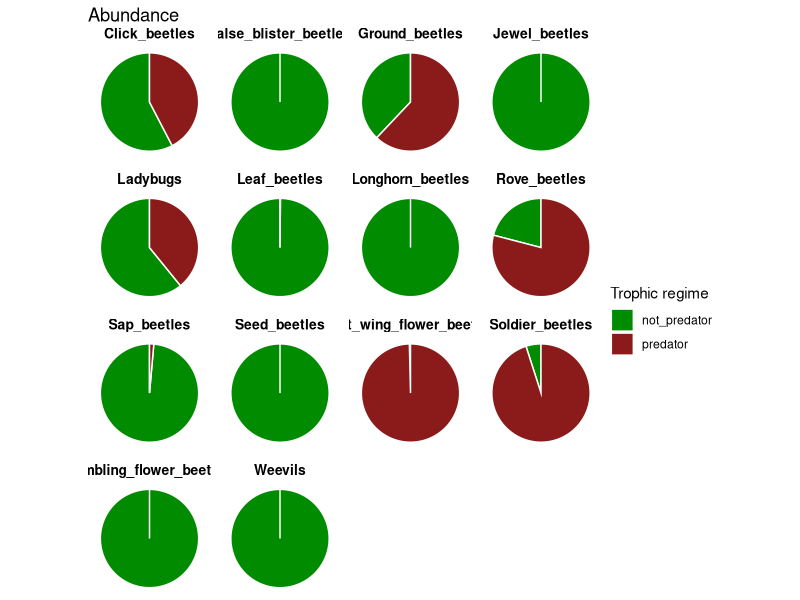
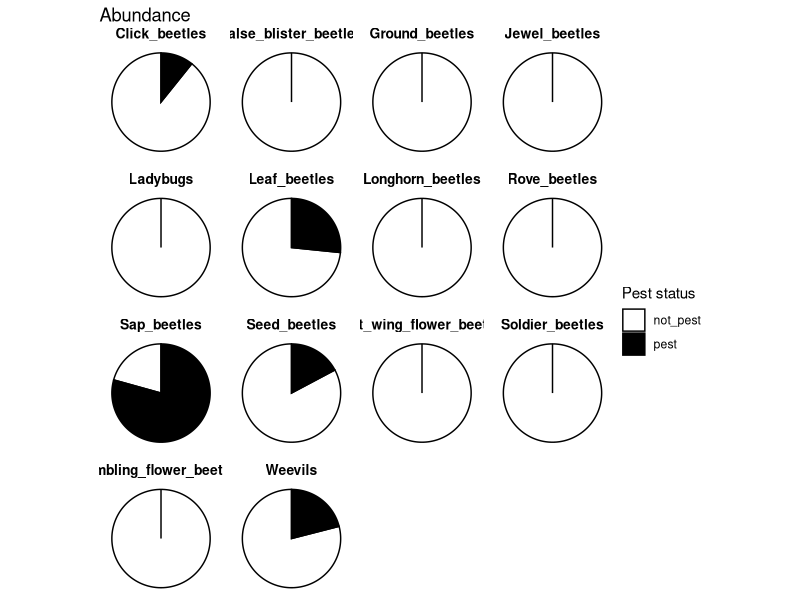
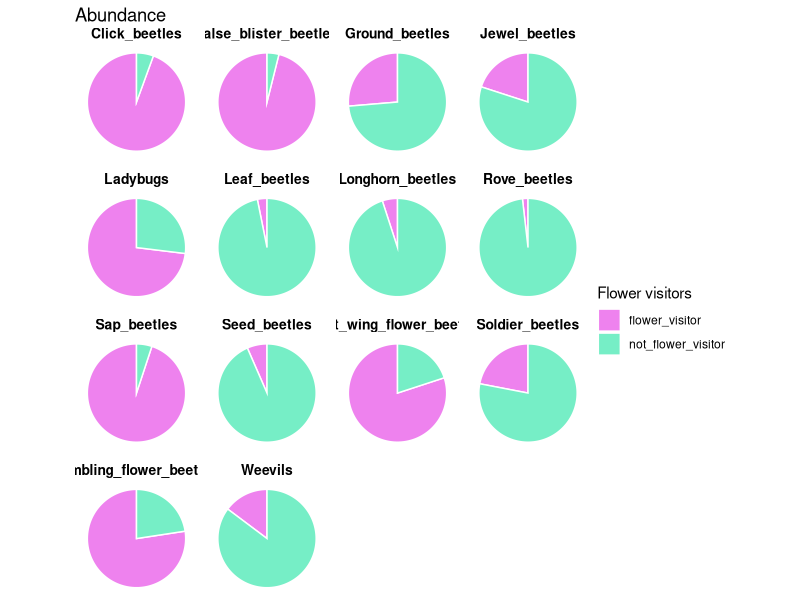
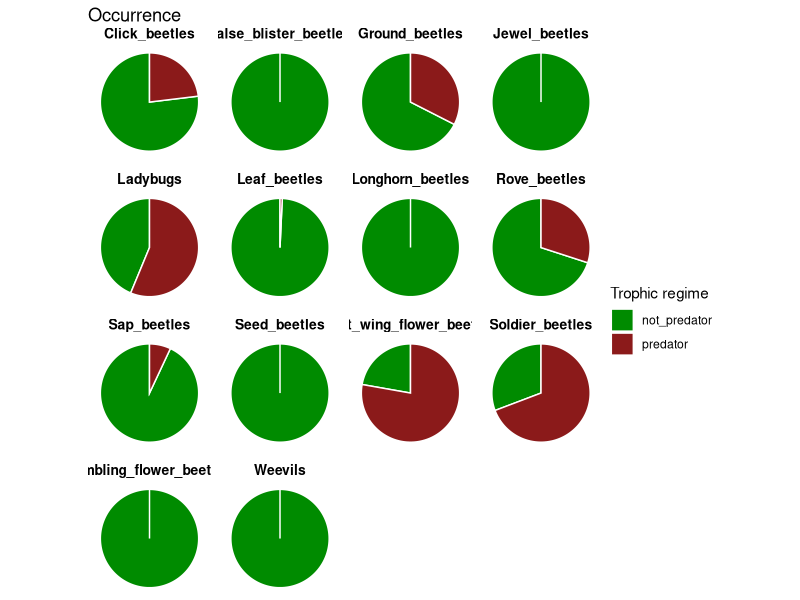
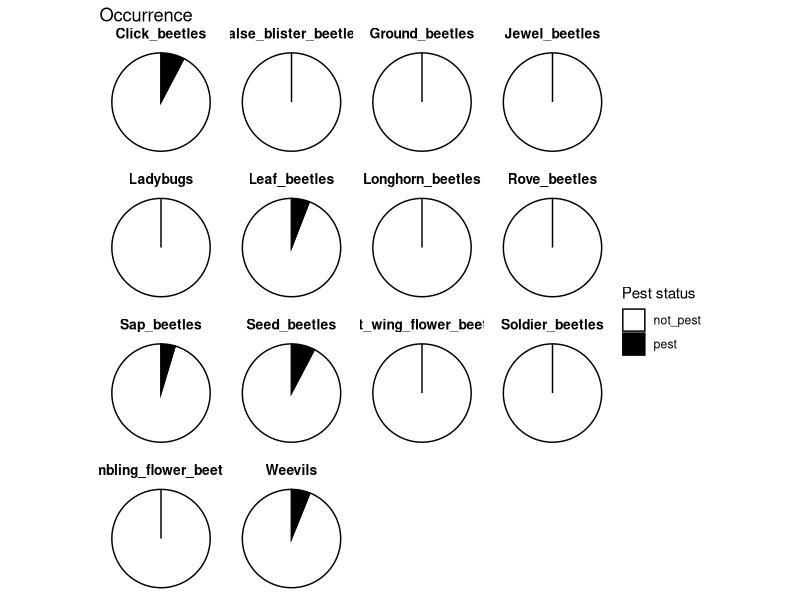
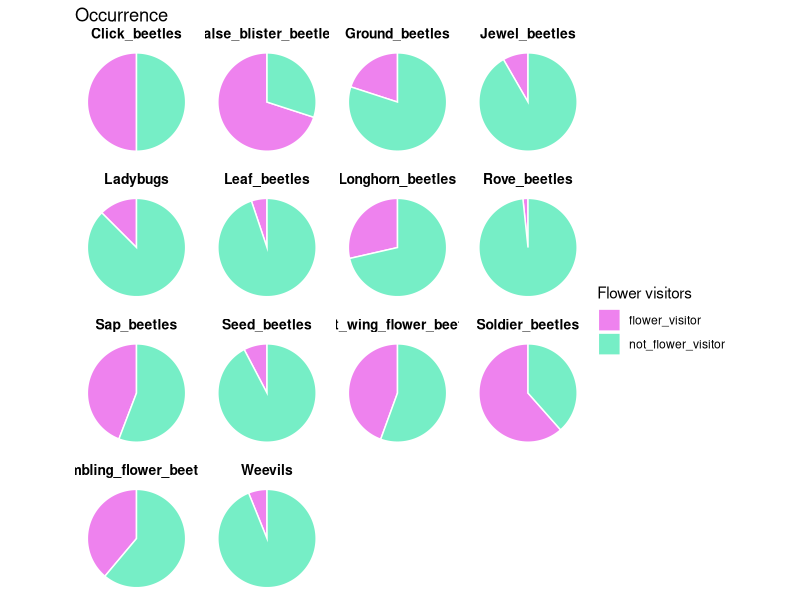

These figures' R source, in order:
## ---- chunk 1
library(tidyverse)
select <- dplyr::select

corres <- read.csv("4.traits_per_morphogroups/input/corres_species_morphogroups.csv",sep=";") %>% 
  select(species_name,corres_morphogroup) %>% 
  rename(species_coleo=species_name,
         morphog =corres_morphogroup)

ab_coleo <- read.csv("4.traits_per_morphogroups/input/ab_coleo_sp.csv") %>% 
  select(-X) %>% 
  left_join(corres) %>% 
  group_by(morphog) %>% 
  mutate(somme=sum(ab)) 
  

ab_coleo_sp <- read.csv("4.traits_per_morphogroups/input/coleo_long_format.csv")

traits <-  read.csv("4.traits_per_morphogroups/input/bdd_traits_coleo.csv",sep=";") %>% 
  select(4,24,33,44,52) %>% 
   rename(diet_imagos=Regime.alimentaire.des.imagos,
         diet_larvae=Regime.alimentaire.des.larves,
         flower_visitor=Visiteur.floral,
         pest=Ravageur)
  
## ---- chunk 2
traits_na <- traits %>% 
  mutate(diet_larvae = if_else(is.na(diet_larvae), "inconnu_diet_larvae", diet_larvae)) %>% 
  mutate(diet_larvae = if_else(diet_larvae=="", "inconnu_diet_larvae_", diet_larvae))%>% 
  mutate(diet_imagos = if_else(is.na(diet_imagos), "inconnu_diet_imagos_", diet_imagos)) %>% 
  mutate(diet_imagos = if_else(diet_imagos=="", "inconnu_diet_imagos_", diet_imagos)) %>% 
   mutate(flower_visitor = if_else(is.na(flower_visitor), "Non", flower_visitor)) %>% 
  mutate(flower_visitor = if_else(flower_visitor=="", "Non", flower_visitor)) %>% 
  mutate(pest = if_else(is.na(pest), "Non", pest)) %>% 
  mutate(pest = if_else(pest=="", "Non", pest)) 
## ---- chunk 3
traits_clean <- traits_na %>% 
    mutate(diet_larvae = 
             ifelse(diet_larvae=="Zoophage"|diet_larvae=="Omnivore","predator",
              ifelse(diet_larvae=="inconnu_diet_larvae","NA",
              ifelse(diet_larvae=="Parasite","parasite","phytophage")))) %>% 
    mutate(diet_imagos =   ifelse(diet_imagos=="Zoophage"|diet_imagos=="Omnivore","predator",
              ifelse(diet_imagos=="inconnu_diet_larvae","NA","phytophage"))) %>% 
  mutate(predator = 
           ifelse(diet_imagos=="predator"|diet_larvae=="predator","predator","not_predator")) %>% 
  mutate(flower_visitor = ifelse(flower_visitor=="Non","not_flower_visitor","flower_visitor")) %>%
    mutate(pest = ifelse(pest=="Ravageur objet de lutte","pest","not_pest")) %>% 
  select(species_coleo,predator,pest,flower_visitor)
## ---- chunk 4
fam <-  read.csv("4.traits_per_morphogroups/input/corres_species_morphogroups.csv",sep=";") %>% 
  select(species_name,family) %>% 
  rename(species_coleo=species_name)

divers_petits <- read.csv("4.traits_per_morphogroups/input/ab_coleo_sp.csv") %>%
  select(-X) %>% 
  left_join(corres) %>% 
  group_by(morphog) %>% 
  mutate(somme=sum(ab)) %>% 
  filter(somme==6263) %>% 
  left_join(fam) %>% 
  group_by(family) %>% 
  summarise(somme_fam = sum(ab)) %>% 
  ungroup() %>% 
  mutate(somme_tot=6263,
         pourc_fam = somme_fam/ somme_tot) 
## ---- chunk 5
ab_data <- ab_coleo %>% 
  left_join(corres) %>% 
  left_join(traits_clean)%>% 
  mutate(morphog= recode(morphog,
                         "Bruches" = "Seed_beetles",
                         "Buprestes"="Jewel_beetles",
                         "Cantharides"="Soldier_beetles",
                         "Carabiques"="Ground_beetles",
                         "Charancons"="Weevils",
                         "Chrysomeles"="Leaf_beetles",
                         "Coccinelles"="Ladybugs",                      "Divers-_Petits_coleopteres_avec_antennes_en_massues" ="Sap_beetles",
                         "Elaterides"="Click_beetles",
                         "Longicornes"="Longhorn_beetles",
                         "Malachites"="Soft_wing_flower_beetles",
                         "Mordelles"="Tumbling_flower_beetles",
                         "Oedemerides"="False_blister_beetles",
                         "Staphylins"="Rove_beetles"
                         )
         )%>% 
  filter(morphog!="Divers")

occ_data <- ab_coleo %>% 
  mutate(occ = 1) %>% 
  select(-ab) %>% 
  left_join(corres) %>% 
  left_join(traits_clean) %>% 
  mutate(morphog= recode(morphog,
                         "Bruches" = "Seed_beetles",
                         "Buprestes"="Jewel_beetles",
                         "Cantharides"="Soldier_beetles",
                         "Carabiques"="Ground_beetles",
                         "Charancons"="Weevils",
                         "Chrysomeles"="Leaf_beetles",
                         "Coccinelles"="Ladybugs",                      "Divers-_Petits_coleopteres_avec_antennes_en_massues" ="Sap_beetles",
                         "Elaterides"="Click_beetles",
                         "Longicornes"="Longhorn_beetles",
                         "Malachites"="Soft_wing_flower_beetles",
                         "Mordelles"="Tumbling_flower_beetles",
                         "Oedemerides"="False_blister_beetles",
                         "Staphylins"="Rove_beetles"
                         )
         )%>% 
  filter(morphog!="Divers")
## ---- chunk 6
predator_ab <- ab_data %>% 
  group_by(morphog,predator) %>% 
  summarise(ab_groups=sum(ab)) %>% 
  drop_na()   %>% 
  mutate(
    total_ab = sum(ab_groups),
    pct = ab_groups / total_ab * 100)


morphog_pred <-  predator_ab %>% 
  select(-ab_groups,-total_ab) %>% 
  pivot_wider(names_from = predator,
              values_from = pct,
              values_fill = 0)
    
## ---- chunk 7
pest_ab <- ab_data %>% 
  group_by(morphog,pest) %>% 
  summarise(ab_groups=sum(ab)) %>% 
  drop_na() %>% 
  mutate(
    total_ab = sum(ab_groups),
    pct = ab_groups / total_ab * 100
  )

morphog_pest <-  pest_ab %>% 
  select(-ab_groups,-total_ab) %>% 
  pivot_wider(names_from = pest,
              values_from = pct,
              values_fill = 0)
## ---- chunk 8
flovis_ab <- ab_data %>% 
  group_by(morphog,flower_visitor) %>% 
  summarise(ab_groups=sum(ab)) %>% 
  drop_na()%>% 
  mutate(
    total_ab = sum(ab_groups),
    pct = ab_groups / total_ab * 100
  )

morphog_flovis <-  flovis_ab %>% 
  select(-ab_groups,-total_ab) %>% 
  pivot_wider(names_from = flower_visitor,
              values_from = pct,
              values_fill = 0)
## ---- chunk 9
predator_occ <- occ_data %>% 
  group_by(morphog,predator) %>% 
  summarise(ab_groups=sum(occ)) %>% 
  drop_na()%>% 
  mutate(
    total_ab = sum(ab_groups),
    pct = ab_groups / total_ab * 100
  )
## ---- chunk 10
pest_occ <- occ_data %>% 
  group_by(morphog,pest) %>% 
  summarise(ab_groups=sum(occ)) %>% 
  drop_na()%>% 
  mutate(
    total_ab = sum(ab_groups),
    pct = ab_groups / total_ab * 100
  )
## ---- chunk 11
flovis_occ <- occ_data %>% 
  group_by(morphog,flower_visitor) %>% 
  summarise(ab_groups=sum(occ)) %>% 
  drop_na() %>% 
  mutate(
    total_ab = sum(ab_groups),
    pct = ab_groups / total_ab * 100
  )
## ---- chunk 12
ggplot(predator_ab, aes(x = "", y = pct, fill = predator)) +
  scale_fill_manual(values=c("green4","firebrick4"))+
  geom_col(width = 1, color = "white") +
  coord_polar(theta = "y") +
  facet_wrap(~ morphog, ncol=4) +
   labs(
    fill = "Trophic regime",
    y = "Abundance",
    x = NULL,
    title = "Abundance"
  ) +
  theme_void() +
  theme(
    strip.text = element_text(size = 10, face = "bold"),
    legend.position = "right"
  ) 



ggplot(pest_ab, aes(x = "", y = pct, fill = pest)) +
  scale_fill_manual(values=c("white","black"))+
  geom_col(width = 1, color = "black") +
  coord_polar(theta = "y") +
  facet_wrap(~ morphog) +
   labs(
    fill = "Pest status",
    y = "Abundance",
    x = NULL,
    title = "Abundance"
  ) +
  theme_void() +
  theme(
    strip.text = element_text(size = 10, face = "bold"),
    legend.position = "right"
  ) 

ggplot(flovis_ab, aes(x = "", y = pct, fill = flower_visitor)) +
  scale_fill_manual(values=c("violet","aquamarine2"))+
  geom_col(width = 1, color = "white") +
  coord_polar(theta = "y") +
  facet_wrap(~ morphog) +
   labs(
    fill = "Flower visitors",
    y = "Abundance",
    x = NULL,
    title = "Abundance"
  ) +
  theme_void() +
  theme(
    strip.text = element_text(size = 10, face = "bold"),
    legend.position = "right"
  ) 

ggplot(predator_occ, aes(x = "", y = pct, fill = predator)) +
  scale_fill_manual(values=c("green4","firebrick4"))+
  geom_col(width = 1, color = "white") +
  coord_polar(theta = "y") +
  facet_wrap(~ morphog) +
   labs(
    fill = "Trophic regime",
    y = "Occurrence",
    x = NULL,
    title = "Occurrence"
  ) +
  theme_void() +
  theme(
    strip.text = element_text(size = 10, face = "bold"),
    legend.position = "right"
  ) 

ggplot(pest_occ, aes(x = "", y = pct, fill = pest)) +
  scale_fill_manual(values=c("white","black"))+
  geom_col(width = 1, color = "black") +
  coord_polar(theta = "y") +
  facet_wrap(~ morphog) +
   labs(
    fill = "Pest status",
    y = "Occurrence",
    x = NULL,
    title = "Occurrence"
  ) +
  theme_void() +
  theme(
    strip.text = element_text(size = 10, face = "bold"),
    legend.position = "right"
  ) 

ggplot(flovis_occ, aes(x = "", y = pct, fill = flower_visitor)) +
  scale_fill_manual(values=c("violet","aquamarine2"))+
  geom_col(width = 1, color = "white") +
  coord_polar(theta = "y") +
  facet_wrap(~ morphog) +
   labs(
    fill = "Flower visitors",
    y = "Occurrence",
    x = NULL,
    title = "Occurrence"
  ) +
  theme_void() +
  theme(
    strip.text = element_text(size = 10, face = "bold"),
    legend.position = "right"
  ) 
## ---- chunk 13
summary(morphog_flovis)
summary(morphog_pest)
summary(morphog_pred)


morphog_ab_tr <- morphog_flovis %>% 
  left_join(morphog_pest) %>% 
  left_join(morphog_pred) %>% 
  mutate(
    morphog_pred = if_else(predator>75,"predat",
    if_else(predator<25,"not_predator","mixed_pred")),
        morphog_pest = if_else(pest>20,"mostly_pest",
    if_else(pest<10,"not_pest","mostly_not_pest")),
        morphog_flovis = if_else(flower_visitor>75,"flovis",
    if_else(flower_visitor<25,"not_flovis","mixed_flovis"))
    ) 

#write.csv(morphog_ab_tr,"4.traits_per_morphogroups/output/trait_status_morphog.csv")
## ---- chunk 14
ordre_morphog <- c(
  "Jewel_beetles",
  "Longhorn_beetles",
  "Tumbling_flower_beetles",
  "Ground_beetles",
  "Rove_beetles",
  "Click_beetles",
  "False_blister_beetles",
  "Seed_beetles",
  "Soft_wing_flower_beetles",
  "Soldier_beetles",
  "Ladybugs",
  "Sap_beetles",
  "Weevils",
  "Leaf_beetles"
)

ab_sp_scale <- ab_coleo_sp |> 
  group_by(species_coleo) |> 
  summarise(total_ab = sum(ab_coleo)) |> 
  ungroup() |> 
  left_join(corres) |> 
  group_by(morphog) |> 
   slice_max(order_by = total_ab, n = 10, with_ties = FALSE) |> 
 mutate(
    morphog = ifelse(morphog == "Bruches", "Seed_beetles",
    ifelse(morphog == "Buprestes", "Jewel_beetles",
    ifelse(morphog == "Cantharides", "Soldier_beetles",
    ifelse(morphog == "Carabiques", "Ground_beetles",
    ifelse(morphog == "Charancons", "Weevils",
    ifelse(morphog == "Chrysomeles", "Leaf_beetles",
    ifelse(morphog == "Coccinelles", "Ladybugs",
    ifelse(morphog == "Divers-_Petits_coleopteres_avec_antennes_en_massues", "Sap_beetles",
    ifelse(morphog == "Elaterides", "Click_beetles",
    ifelse(morphog == "Longicornes", "Longhorn_beetles",
    ifelse(morphog == "Malachites", "Soft_wing_flower_beetles",
    ifelse(morphog == "Mordelles", "Tumbling_flower_beetles",
    ifelse(morphog == "Oedemerides", "False_blister_beetles",
    ifelse(morphog == "Staphylins", "Rove_beetles",
           morphog
    ))))))))))))))
  ) |> 
  select(morphog,species_coleo,total_ab) |> 
    mutate(morphog = factor(morphog, levels =ordre_morphog)) |> 
  arrange(morphog) |> 
  filter(!is.na(morphog))

#write.csv(ab_sp_scale,"4.traits_per_morphogroups/output/ab_sp_scale.csv")
